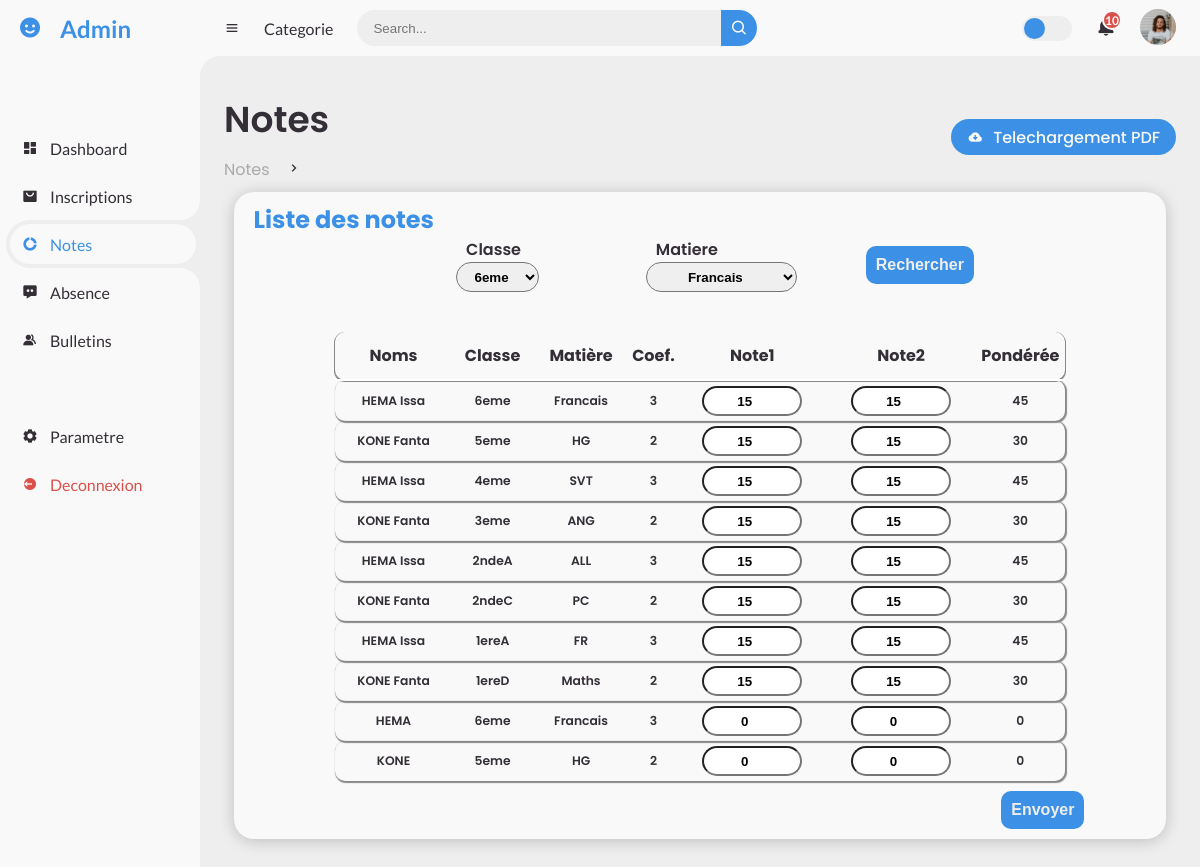
The page /admin/note.php on the database its author committed.
### tables this page shows
CREATE TABLE IF NOT EXISTS `note` (
  `id` int(50) NOT NULL,
  `matricule` varchar(50) NOT NULL,
  `nom` varchar(50) NOT NULL,
  `classe` varchar(50) NOT NULL,
  `matiere` varchar(50) NOT NULL,
  `coefficient` int(10) NOT NULL,
  `note1` int(10) NOT NULL,
  `note2` int(10) NOT NULL,
  `moyenne` int(10) NOT NULL,
  `ponderee` int(10) NOT NULL
);

### admin/note.php (the view, shortened to what this page needs)
<?php require_once ("connexion.php");
?>
<!DOCTYPE html>
<html lang="en">
<head>
	<link href='https://unpkg.com/boxicons@2.0.9/css/boxicons.min.css' rel='stylesheet'>
	<link rel="stylesheet" href="style.css">
</head>
<body>
	<section id="sidebar">
		<a href="#" class="brand">
			<i class='bx bxs-smile'></i>
			<span class="text">Admin</span>
		</a>
		<ul class="side-menu top">
			<li>
				<a href="index.php">
					<i class='bx bxs-dashboard' ></i>
					<span class="text">Dashboard</span>
				</a>
			</li>
			<li>
				<a href="inscription.php">
					<i class='bx bxs-shopping-bag-alt' ></i>
					<span class="text">Inscriptions</span>
				</a>
			</li>
			<li class="active">
				<a href="note.php">
					<i class='bx bxs-doughnut-chart' ></i>
					<span class="text">Notes</span>
				</a>
			</li>
			<li>
				<a href="listeAbsence.php">
					<i class='bx bxs-message-dots' ></i>
					<span class="text">Absence</span>
				</a>
			</li>
			<li>
				<a href="bulletin.php">
					<i class='bx bxs-group' ></i>
					<span class="text">Bulletins</span>
				</a>
			</li>
		</ul>
		<ul class="side-menu">
			<li>
				<a href="#">
					<i class='bx bxs-cog' ></i>
					<span class="text">Parametre</span>
				</a>
			</li>
			<li>
				<a href="../index.php" class="logout">
					<i class='bx bxs-log-out-circle' ></i>
					<span class="text">Deconnexion</span>
				</a>
			</li>
		</ul>
	</section>
	<section id="content">
		<nav>
			<i class='bx bx-menu' ></i>
			<a href="#" class="nav-link">Categorie</a>
			<form action="#">
				<div class="form-input">
					<input type="search" placeholder="Search...">
					<button type="submit" class="search-btn"><i class='bx bx-search' ></i></button>
				</div>
			</form>
			<label for="switch-mode" class="switch-mode"></label>
			<a href="#" class="notification">
				<span class="num">10</span>
			</a>
			<a href="#" class="profile">
				<img src="img/people.png">
			</a>
		</nav>
		<main>
			<div class="head-title">
				<div class="left">
					<h1>Notes</h1>
					<ul class="breadcrumb">
						<li>
							<a href="#">Notes</a>
						</li>
						<li><i class='bx bx-chevron-right' ></i></li>
					</ul>
				</div>
				<a href="#" class="btn-download">
					<i class='bx bxs-cloud-download' ></i>
					<span class="text">Telechargement PDF</span>
				</a>
			</div>
			<div class="main">
				<h1>Liste des notes</h1>
				<form action="NoteRech.php" method="post" class="form_rech">
					<?php
						$sql_mat = "SELECT * FROM matiere";
						$result_mat = mysqli_query($conn, $sql_mat) or die(mysqli_connect_error());
						$sql_classe = "SELECT * FROM classe";
						$result_classe = mysqli_query($conn, $sql_classe) or die(mysqli_connect_error());
					?>
					<div class="form_rech1">
						<label for="">Classe</label>
						<select name="LaClasse" id="">
							<?php while($row1 = mysqli_fetch_array($result_classe)):;?>
								<option value="<?php echo $row1[1]; ?>"><?php echo $row1[1]; ?></option>
							<?php endwhile ?>
						</select>
					</div>
					<div class="form_rech1">
						<label for="">Matiere</label>
						<select name="LaMatiere" id="">
							<?php while($row1 = mysqli_fetch_array($result_mat)):;?>
								<option value="<?php echo $row1[1]; ?>"><?php echo $row1[1]; ?></option>
							<?php endwhile ?>
						</select>
					</div>
					<button type="submit" name="submit" class="verifier">Rechercher</button>
				</form>
				<form action="upload_note.php" method="post">
					<table>
						<thead>
							<tr>
								<td>Noms</td>
								<td>Classe</td>
								<td>Matière</td>
								<td>Coef.</td>
								<td>Note1</td>
								<td>Note2</td>
								<td>Pondérée</td>
							</tr>
						</thead>
						<tbody>
							<tbody>
								<?php
									$sql = "SELECT * FROM note";
									$rs = mysqli_query($conn, $sql) or die(mysqli_connect_error());
										while($ET=mysqli_fetch_assoc($rs)){
										$note1 = $ET["note1"];
										$note2 = $ET["note2"];
										$coef = $ET["coefficient"];
										$moy = ($note1 + $note2) / 2;
										$pond = $moy * $coef;?>
										<div class="tabble_coprs">
											<tr>
												<td class="md-2 mt-2"><?php echo($ET["nom"])?></td>
												<td class="md-2 mt-2"><?php echo($ET["classe"])?></td>
												<td class="md-2 mt-2"><?php echo($ET["matiere"])?></td>
												<td class="md-2 mt-2" name="coeff"><?php echo($coef)?></td>
												<td class="md-2 mt-2"><input type="number" name="note1" value="<?php echo($note1)?>"></td>
												<td class="md-2 mt-2"><input type="number" name="note2" value="<?php echo($note2)?>"></td>
												<td class="md-2 mt-2"><?php echo($pond)?></td>
											</tr>
										</div>
									<?php }
								?>
							</tbody>
						</tbody>
					</table>
					<button class="table_btn" type="submit">Envoyer</button>
				</form>
			</div>
		</main>
	</section>
</body>
</html>

### rows shown on the page
note: nom "HEMA Issa", classe "6eme", matiere "Francais", coefficient "3", note1 "15", note2 "15", pond "45"
note: nom "KONE Fanta", classe "5eme", matiere "HG", coefficient "2", note1 "15", note2 "15", pond "30"
note: nom "HEMA Issa", classe "4eme", matiere "SVT", coefficient "3", note1 "15", note2 "15", pond "45"
note: nom "KONE Fanta", classe "3eme", matiere "ANG", coefficient "2", note1 "15", note2 "15", pond "30"
note: nom "HEMA Issa", classe "2ndeA", matiere "ALL", coefficient "3", note1 "15", note2 "15", pond "45"
note: nom "KONE Fanta", classe "2ndeC", matiere "PC", coefficient "2", note1 "15", note2 "15", pond "30"
note: nom "HEMA Issa", classe "1ereA", matiere "FR", coefficient "3", note1 "15", note2 "15", pond "45"
note: nom "KONE Fanta", classe "1ereD", matiere "Maths", coefficient "2", note1 "15", note2 "15", pond "30"
note: nom "HEMA", classe "6eme", matiere "Francais", coefficient "3", note1 "0", note2 "0"
note: nom "KONE", classe "5eme", matiere "HG", coefficient "2", note1 "0", note2 "0"

### other values the page prints
form field LaClasse "6eme"
form field LaMatiere "Francais"
